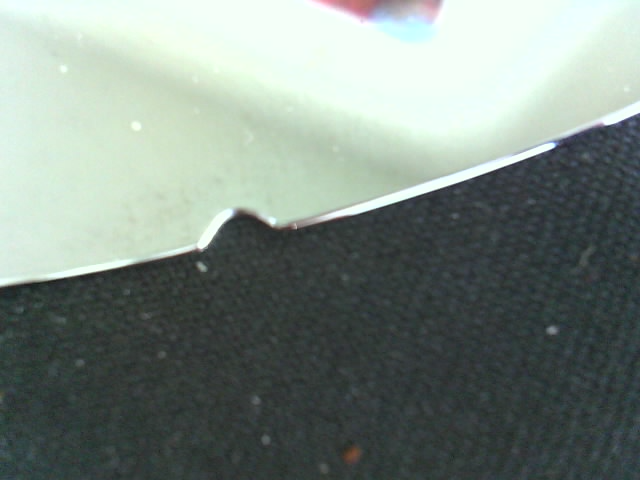
//> input picture videoComputed.png, 640 x 480 px, given in place of the camera
$ ./Test   (built with g++ and OpenCV 4)
//> lines starting //> are read from the running program, lines starting //| are printed output that depends on the picture; after the words box and inside, x2 and y2 are one past the last pixel; in counts of white or black regions, pixels touching at a corner belong together
#include <iostream>
#include "opencv2/opencv.hpp"
#include "opencv2/imgproc/imgproc.hpp"
#include "opencv2/imgcodecs.hpp"
#include "opencv2/highgui/highgui.hpp"
#include <algorithm>
#include <map>
#include <vector>
#include <numeric>
#include <fstream>

using namespace cv;
using namespace std;
using cv::CLAHE;

RNG rng(12345);
// TODO: Only accept circle/curve if it appears in successive frames (ex: at least 5 frames in a row)
// TODO: Select ROI (region of interest) to cut out unnecessary areas of the frame
// TODO: Detect curve instead of circle (maybe degrees in bend? curvature related to 2*pi?)
// Idea: detect first frame(s) and subtract them. Then use that difference to detect the background
// Some observations: The wafer circumference contour never breaks, but the notch always does when in motion. Maybe detect that break.

int main() {
    /*std::ofstream test_data;
    test_data.open("test_data.csv");
    test_data << "Frame #,Time (seconds)\n";*/

    int frame_num = 0;                                                // Counter tracks frames elapsed (checks in increments of 10)
    float time = 0;
    int counter = 0;                                                  // Counter tracks circle detection across several frames
    bool circleFound = false;                                          // Checks if circle was detected in current frame
    bool notchFound = false;                                          // Checks if notch was found (after averaging 10 frames)

    VideoCapture cap(0);
    if (!cap.isOpened()) {
        cout << "Error opening video stream or file" << endl;
        return -1;
    }
    while (1) {
        Mat frame;
        // Capture frame-by-frame
        cap >> frame;
//> frame is the input picture: 480 rows x 640 cols, CV_8UC3; mean B, G, R 130.7, 137.4, 125.5

        //Display the resulting frame
        cv::namedWindow("input");
        cv::imshow("Frame", frame);

        // Read frame
        cv::Mat img = frame;
        cv::Mat canny;

        /// Convert it to gray
        cv::Mat gray;
        cv::cvtColor(img, gray, COLOR_BGR2GRAY);

        // Let's try blurring
        cv::GaussianBlur(gray, gray, Size(9, 9), 2, 2);
        //cv::namedWindow("gaussian"); cv::imshow("gaussian", gray);

        // Try CLAHE (anti-glare)
        Ptr<CLAHE> clahe = createCLAHE();
        clahe->setClipLimit(4);
        Mat dst;
        clahe->apply(gray, dst);
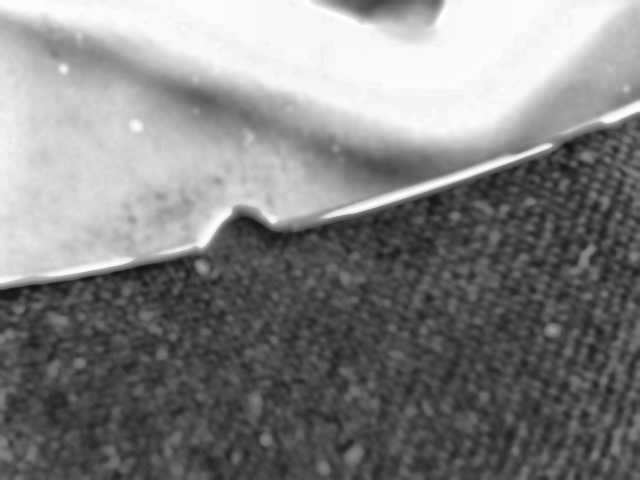
//> dst: 480 rows x 640 cols, CV_8UC1; min 19, max 254, mean 130.5
        namedWindow("input");
        imshow("CLAHE", dst);

        // compute canny
        cv::Canny(gray, canny, 200, 20);
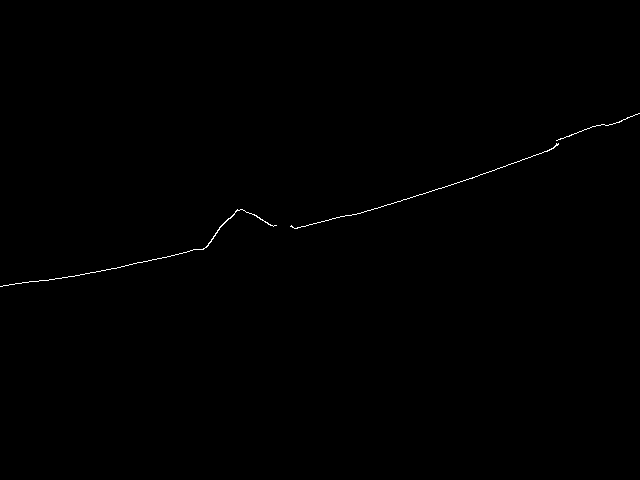
//> canny: 480 rows x 640 cols, CV_8UC1; 0.23% white in thin lines or dots, all inside (x1, y1, x2, y2) = (0, 113, 640, 287)
        cv::namedWindow("canny2"); cv::imshow("canny2", canny > 0);

        // Dilation & Erosion
        Mat dilated;
        dilate(canny, dilated, Mat(), Point(-1, -1), 2, 1, 1);
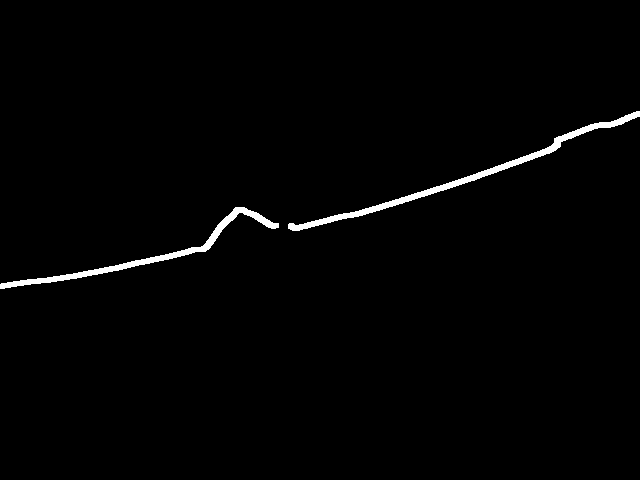
//> dilated: 480 rows x 640 cols, CV_8UC1; 1.3% white; 2 white regions, box (x1, y1, x2, y2) and area: (288, 111, 640, 231) 2270, (0, 207, 279, 289) 1821
        namedWindow("dilated");
        imshow("Dilated", dilated);

        /// Apply the Hough Transform to find the circles
        std::vector<cv::Vec3f> circles;
        cv::HoughCircles(dilated, circles, HOUGH_GRADIENT, 2, gray.rows, 30, 60);
//> circles = empty


        // Draw the circles detected
        int rect_x = 0;
        int rect_y = 0;
        int radius = 0;
        for (size_t i = 0; i < circles.size(); i++)
        {
            Point center(cvRound(circles[i][0]), cvRound(circles[i][1]));
            radius = cvRound(circles[i][2]);

            rect_x = cvRound(circles[i][0]) - radius;
            rect_y = cvRound(circles[i][1]) - radius;

            if (radius > 60)
                continue;

            cv::circle(img, center, 3, Scalar(0, 255, 255), -1);          // Yellow center point of circle
            cv::circle(img, center, radius, Scalar(0, 0, 255), 1);        // Red outline of circle
            counter++;
            notchFound = true;
        }
//> this loop made 0 passes
//> after the loop, counter = 0

        frame_num++;
        time = float(frame_num / 20.0);
        // if counter >= 5 frames...notch detected
        if (frame_num % 10 == 0) {
            if (counter >= 5) {
                notchFound = true;
            }
            else {
                notchFound = false;
            }
            counter = 0;
        }


        if (notchFound == true) {
            // Draw rect
            //Rect rect(rect_x, rect_y, radius * 2, radius); // Rectangle: center +/- radius
            //rectangle(img, rect, cv::Scalar(0, 255, 0));
            /*test_data << frame_num << "," << time << "\n";*/
            cout << "Notch found (frame: " << frame_num << ", time: " << time << "seconds)" << endl;
        }

        cv::namedWindow("output"); cv::imshow("output", img);

        /*if (frame_num == 400) {
            break;
        }*/

        // Press  ESC on keyboard to exit
        char c = (char)waitKey(25);
//> the Esc key is pressed
        if (c == 27)
            break;
    }
    /*test_data.close();*/

    cap.release();

    // Closes all the frames
    destroyAllWindows();

	return 0;
}
